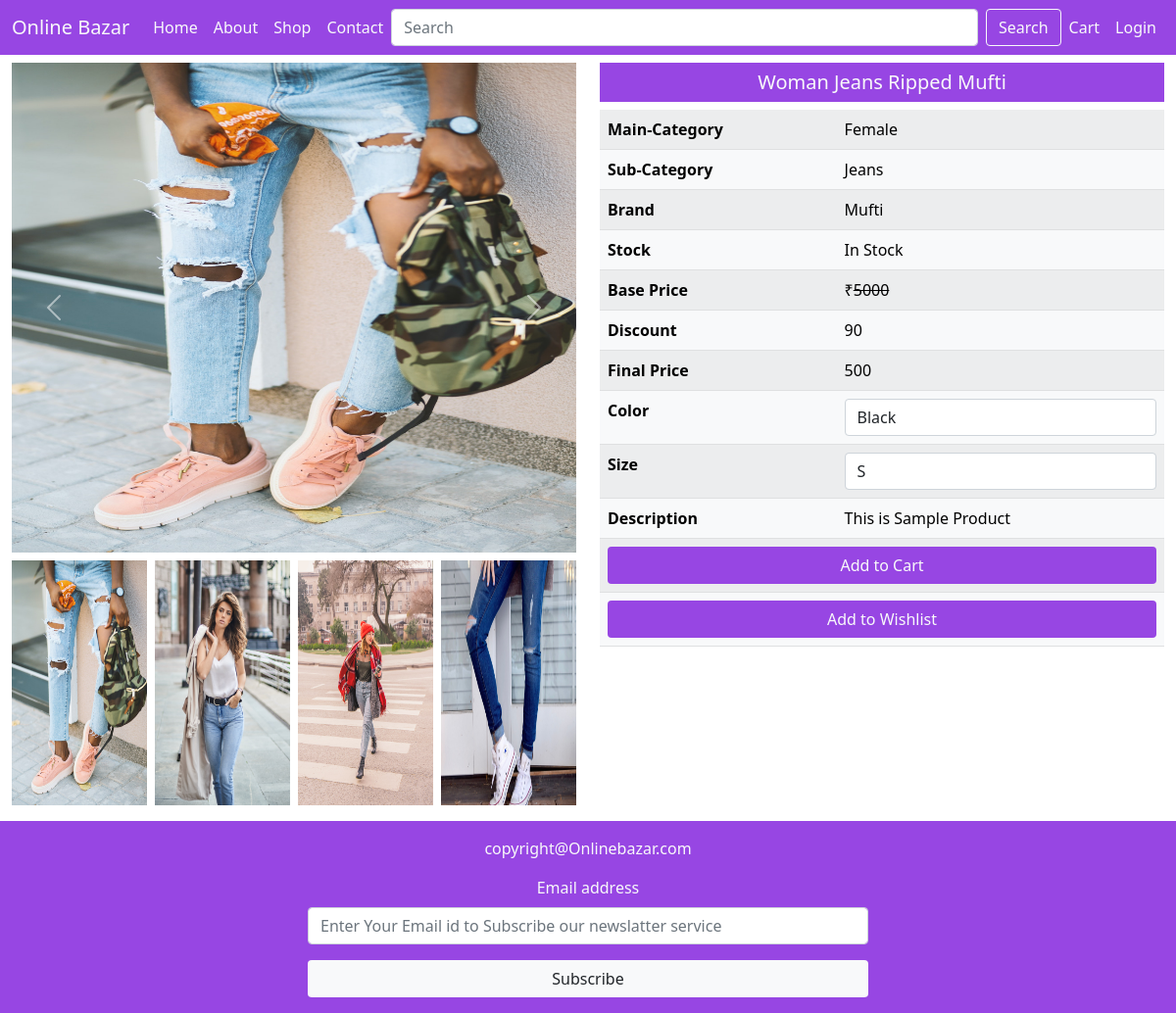
The app's page /single-product-page/13/ with its own data.
### mainApp/models.py (models this page shows, shortened)
class Product(models.Model):
    id = models.AutoField(primary_key=True)
    name = models.CharField(max_length=20)
    maincategory = models.ForeignKey(Maincategory,on_delete=models.CASCADE)
    subcategory = models.ForeignKey(Subcategory,on_delete=models.CASCADE)
    brand = models.ForeignKey(Brand,on_delete=models.CASCADE)
    seller = models.ForeignKey(Seller,on_delete=models.CASCADE,default=None)
    baseprice = models.IntegerField()
    discount = models.IntegerField()
    finalprice = models.IntegerField()
    size = models.CharField(max_length=100)
    color = models.CharField(max_length=100)
    description = models.TextField()
    stock = models.CharField(max_length=20,default="In Stock")
    pic1 = models.ImageField(upload_to="images",default="images/noimagep.png",null=True,blank=True)
    pic2 = models.ImageField(upload_to="images",default="images/noimagep.png",null=True,blank=True)
    pic3 = models.ImageField(upload_to="images",default="images/noimagep.png",null=True,blank=True)
    pic4 = models.ImageField(upload_to="images",default="images/noimagep.png",null=True,blank=True)

class Maincategory(models.Model):
    id = models.AutoField(primary_key=True)
    name = models.CharField(max_length=20)
    def __str__(self):
        return self.name

class Subcategory(models.Model):
    id = models.AutoField(primary_key=True)
    name = models.CharField(max_length=20)
    def __str__(self):
        return self.name

class Brand(models.Model):
    id = models.AutoField(primary_key=True)
    name = models.CharField(max_length=20)
    def __str__(self):
        return self.name

### mainApp/views.py (the view)
# urls.py: path('single-product-page/<int:num>/',views.singleProductPage),
def singleProductPage(request, num):
    p = Product.objects.get(id=num)
    color = p.color.split(",")
    color = color[:-1]
    size = p.size.split(",")
    size = size[:-1]
    return render(request, "singleProductPage.html", {"Product": p, "Color": color, "Size": size})

### mainApp/templatetags/product.py (called while the page is built)
@register.filter("Stock")
def Stock(request, data):
    if(data=="In Stock"):
        return True
    else:
        return False

### mainApp/templates/singleProductPage.html (shortened to what this page needs)
{% extends 'index.html' %}
{% load static %}
{% load product %}
{% block body %}
<div class="container-fluid mt-3">
    <div class="row">
        <div class="col-xxl-6 col-xl-6 col-lg-6 col-md-6 col-sm-12 col-12">
            <div id="carouselExampleFade" class="carousel slide carousel-fade" data-bs-ride="carousel">
                <div class="carousel-inner">
                    <div class="carousel-item active">
                        <img src="{{Product.pic1.url}}" height="500px" class="d-block w-100" alt="...">
                    </div>
                </div>
                <button class="carousel-control-prev" type="button" data-bs-target="#carouselExampleFade"
                    data-bs-slide="prev">
                    <span class="carousel-control-prev-icon" aria-hidden="true"></span>
                </button>
                <button class="carousel-control-next" type="button" data-bs-target="#carouselExampleFade"
                    data-bs-slide="next">
                    <span class="carousel-control-next-icon" aria-hidden="true"></span>
                </button>
            </div>
            <div class="mt-2 d-flex justify-content-between">
                <img src="{{Product.pic1.url}}" height="250px" width="24%">
                <img src="{{Product.pic2.url}}" height="250px" width="24%">
                <img src="{{Product.pic3.url}}" height="250px" width="24%">
                <img src="{{Product.pic4.url}}" height="250px" width="24%">
            </div>
        </div>
        <div class="col-xxl-6 col-xl-6 col-lg-6 col-md-6 col-sm-12 col-12">
            <h5 class="background text-light text-center p-2">{{Product.name}}</h5>
            <table class="table table-light table-striped table-hover">
                <tr>
                    <th>Main-Category</th>
                    <td>{{Product.maincategory}}</td>
                </tr>
                <tr>
                    <th>Sub-Category</th>
                    <td>{{Product.subcategory}}</td>
                </tr>
                <tr>
                    <th>Brand</th>
                    <td>{{Product.brand}}</td>
                </tr>
                <tr>
                    <th>Stock</th>
                    <td>{{Product.stock}}</td>
                </tr>
                <tr>
                    <th>Base Price</th>
                    <td>&#8377;<del>{{Product.baseprice}}</del></td>
                </tr>
                <tr>
                    <th>Discount</th>
                    <td>{{Product.discount}}</td>
                </tr>
                <tr>
                    <th>Final Price</th>
                    <td>{{Product.finalprice}}</td>
                </tr>
                <form action="/add-to-cart/" method="post">
                    <tr>
                        <th>Color</th>
                        <td><select name="color" class="form-control">
                                {% for i in Color %}
                                <option value="{{i}}">{{i}}</option>
                                {% endfor %}
                            </select></td>
                    </tr>
                    <tr>
                        <th>Size</th>
                        <td><select name="size" class="form-control">
                                {% for i in Size %}
                                <option value="{{i}}">{{i}}</option>
                                {% endfor %}
                            </select></td>
                    </tr>
                    <tr>
                        <th>Description</th>
                        <td>{{Product.description}}</td>
                    </tr>
                    <tr>
                        {% if request|Stock:Product.stock %}
                        <th colspan="2"><button type="submit" class="btn background text-light w-100">Add to Cart</button></th>
                        {% else %}
                        <th colspan="2"><button type="submit" disabled class="btn background text-light w-100">Add to Cart</button></th>
                        {% endif %}
                    </tr>
                </form>
                <tr>
                    <th colspan="2"><a href="/add-to-wishlist/{{Product.id}}/"
                            class="btn background text-light w-100">Add to Wishlist</a></th>
                </tr>
            </table>
        </div>
    </div>
</div>
{% endblock %}

### mainApp/static/css/style.css (style rules this page uses)
.background { background-color: rgb(151, 70, 227); }

### records on screen
Product: pic1 (picture), pic2 (picture), pic3 (picture), pic4 (picture), name "Woman Jeans Ripped Mufti", maincategory "Female", subcategory "Jeans", brand "Mufti", stock "In Stock", baseprice "5000", discount "90", finalprice "500", description "This is Sample Product"

### other values on screen
form field color "Black"
form field size "S"
